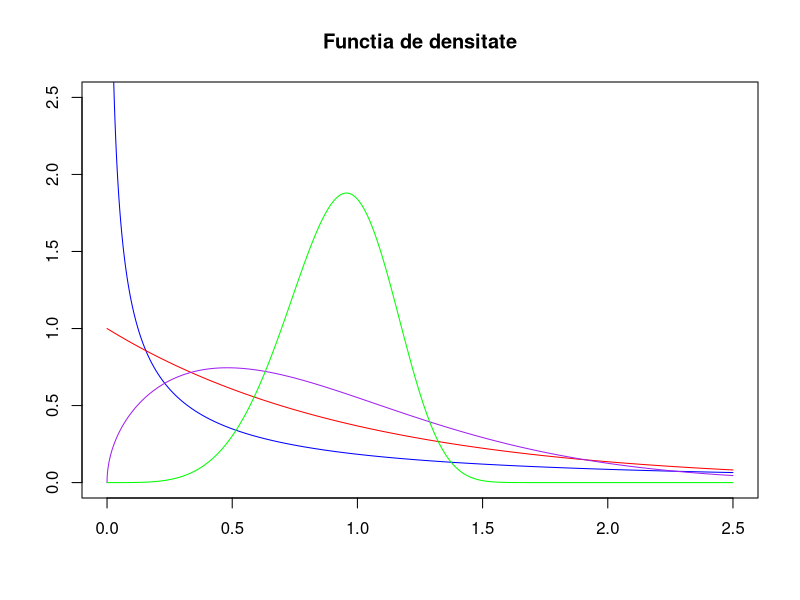
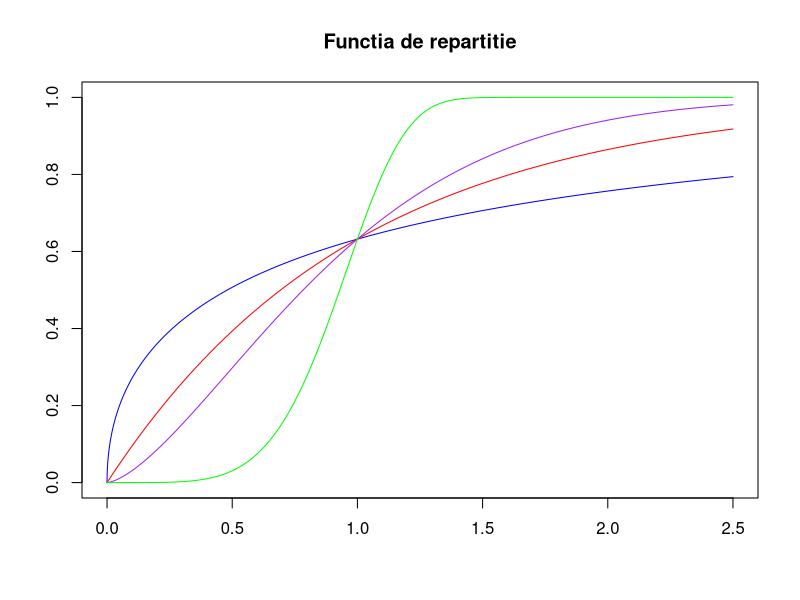

Recreate these plots in R, in order.
# Weibull distribution

# x este intervalul pe care lucram;
x <- seq(0, 2.5, 0.0001)

# k reprezinta vectorul cu valorile pentru shape; 
k <- c(0.5, 1, 1.5, 5)

# Lambda = 1;

# Desenam pentru fiecare shape functia de densitate;
plot(x, dweibull(x, shape = k[1], scale = 1, log = FALSE), col = "white", ylim = c(0, 2.5), xlab = "", ylab = "", main = "Functia de densitate")

lines(x, dweibull(x, shape = k[1], scale = 1, log = FALSE), col = "blue", ylim = c(0, 2.5))
lines(x, dweibull(x, shape = k[2], scale = 1, log = FALSE), col = "red", ylim = c(0, 2.5))
lines(x, dweibull(x, shape = k[3], scale = 1, log = FALSE), col = "purple", ylim = c(0, 2.5))
lines(x, dweibull(x, shape = k[4], scale = 1, log = FALSE), col = "green", ylim = c(0, 2.5))

# Desenam pentru fiecare shape functia de repartitie;
plot(x, pweibull(x, shape = k[1], scale = 1, log = FALSE), col = "white", ylim = c(0, 1.0), xlab = "", ylab = "", main = "Functia de repartitie")

lines(x, pweibull(x, shape = k[1], scale = 1, log = FALSE), col = "blue", ylim = c(0, 1.0))
lines(x, pweibull(x, shape = k[2], scale = 1, log = FALSE), col = "red", ylim = c(0, 1.0))
lines(x, pweibull(x, shape = k[3], scale = 1, log = FALSE), col = "purple", ylim = c(0, 1.0))
lines(x, pweibull(x, shape = k[4], scale = 1, log = FALSE), col = "green", ylim = c(0, 1.0))